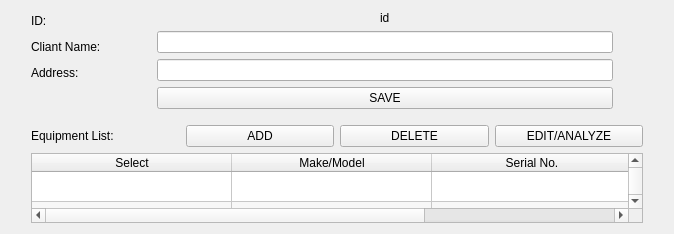
<?xml version="1.0" encoding="UTF-8"?>
<ui version="4.0">
 <class>client_page</class>
 <widget class="QWidget" name="client_page">
  <property name="geometry">
   <rect>
    <x>0</x>
    <y>0</y>
    <width>674</width>
    <height>13</height>
   </rect>
  </property>
  <property name="windowTitle">
   <string>Client</string>
  </property>
  <layout class="QGridLayout" name="gridLayout_2">
   <item row="0" column="0">
    <layout class="QGridLayout" name="gridLayout">
     <property name="leftMargin">
      <number>20</number>
     </property>
     <property name="rightMargin">
      <number>20</number>
     </property>
     <item row="0" column="0">
      <layout class="QHBoxLayout" name="horizontalLayout_2">
       <property name="leftMargin">
        <number>0</number>
       </property>
       <property name="topMargin">
        <number>0</number>
       </property>
       <property name="rightMargin">
        <number>0</number>
       </property>
       <property name="bottomMargin">
        <number>10</number>
       </property>
       <item>
        <layout class="QVBoxLayout" name="verticalLayout">
         <item>
          <widget class="QLabel" name="label_3">
           <property name="text">
            <string>ID:</string>
           </property>
          </widget>
         </item>
         <item>
          <widget class="QLabel" name="label_4">
           <property name="text">
            <string>Cliant Name:</string>
           </property>
          </widget>
         </item>
         <item>
          <widget class="QLabel" name="label_5">
           <property name="text">
            <string>Address:</string>
           </property>
          </widget>
         </item>
         <item>
          <widget class="QLabel" name="label_2">
           <property name="text">
            <string/>
           </property>
          </widget>
         </item>
        </layout>
       </item>
       <item>
        <layout class="QVBoxLayout" name="verticalLayout_2">
         <property name="leftMargin">
          <number>50</number>
         </property>
         <property name="rightMargin">
          <number>30</number>
         </property>
         <item alignment="Qt::AlignHCenter">
          <widget class="QLabel" name="label_6">
           <property name="text">
            <string>id</string>
           </property>
          </widget>
         </item>
         <item>
          <widget class="QLineEdit" name="lineEdit"/>
         </item>
         <item>
          <widget class="QLineEdit" name="lineEdit_2"/>
         </item>
         <item>
          <widget class="QPushButton" name="pushButton_4">
           <property name="text">
            <string>SAVE</string>
           </property>
          </widget>
         </item>
        </layout>
       </item>
      </layout>
     </item>
     <item row="1" column="0">
      <layout class="QHBoxLayout" name="horizontalLayout">
       <property name="leftMargin">
        <number>0</number>
       </property>
       <property name="rightMargin">
        <number>0</number>
       </property>
       <item>
        <widget class="QLabel" name="label">
         <property name="text">
          <string>Equipment List:</string>
         </property>
        </widget>
       </item>
       <item>
        <widget class="QPushButton" name="pushButton">
         <property name="text">
          <string>ADD</string>
         </property>
        </widget>
       </item>
       <item>
        <widget class="QPushButton" name="pushButton_2">
         <property name="text">
          <string>DELETE</string>
         </property>
        </widget>
       </item>
       <item>
        <widget class="QPushButton" name="pushButton_3">
         <property name="text">
          <string>EDIT/ANALYZE</string>
         </property>
        </widget>
       </item>
      </layout>
     </item>
     <item row="2" column="0">
      <widget class="QTableWidget" name="tableWidget">
       <property name="alternatingRowColors">
        <bool>true</bool>
       </property>
       <attribute name="horizontalHeaderDefaultSectionSize">
        <number>200</number>
       </attribute>
       <attribute name="horizontalHeaderStretchLastSection">
        <bool>true</bool>
       </attribute>
       <attribute name="verticalHeaderVisible">
        <bool>false</bool>
       </attribute>
       <row>
        <property name="text">
         <string>新建行</string>
        </property>
       </row>
       <row>
        <property name="text">
         <string>新建行</string>
        </property>
       </row>
       <row>
        <property name="text">
         <string>新建行</string>
        </property>
       </row>
       <row>
        <property name="text">
         <string>新建行</string>
        </property>
       </row>
       <row>
        <property name="text">
         <string>新建行</string>
        </property>
       </row>
       <row>
        <property name="text">
         <string>新建行</string>
        </property>
       </row>
       <row>
        <property name="text">
         <string>新建行</string>
        </property>
       </row>
       <row>
        <property name="text">
         <string>新建行</string>
        </property>
       </row>
       <row>
        <property name="text">
         <string>新建行</string>
        </property>
       </row>
       <column>
        <property name="text">
         <string>Select</string>
        </property>
       </column>
       <column>
        <property name="text">
         <string>Make/Model</string>
        </property>
       </column>
       <column>
        <property name="text">
         <string>Serial No.</string>
        </property>
       </column>
      </widget>
     </item>
    </layout>
   </item>
  </layout>
 </widget>
 <resources/>
 <connections/>
</ui>
